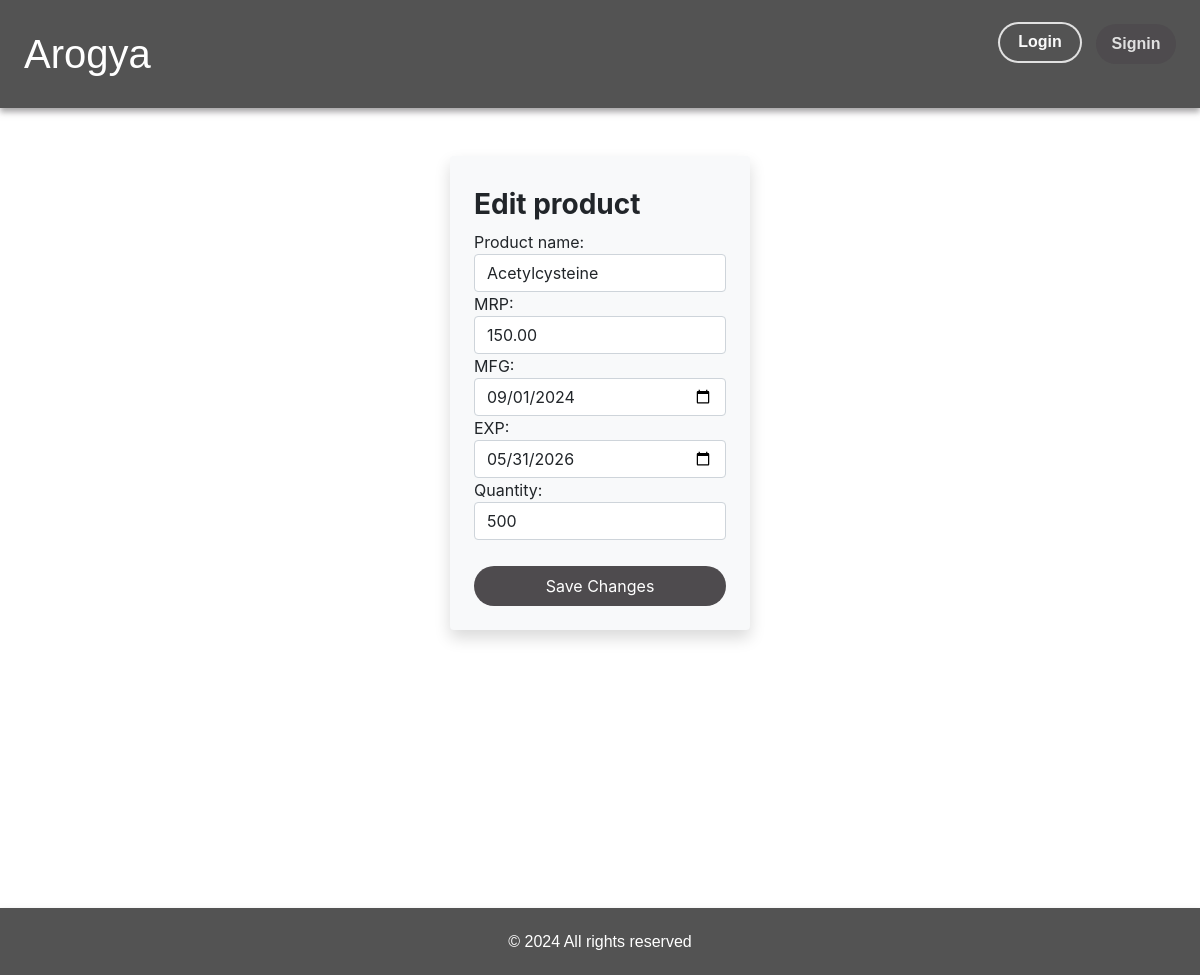
/store/edit_product/1, run on the app's committed database.
### store/models.py (models this page shows, shortened)
class Product(models.Model):
    product_id = models.AutoField(primary_key=True)
    product_name = models.CharField(max_length=100)
    mrp = models.DecimalField(max_digits=10, decimal_places=2)
    mfg = models.DateField(auto_now=False, auto_now_add=False)
    exp = models.DateField(auto_now=False, auto_now_add=False)
    qty = models.IntegerField(default=0)
    created_at = models.DateTimeField(auto_now_add=True)

### store/views.py (the view, shortened to what this page needs)
# urls.py: path('edit_product/<int:product_id>', views.edit_product, name="edit_product"),
def edit_product(request, product_id):
    product = get_object_or_404(Product, product_id=product_id)
    return render(request, 'store/edit_product.html', {'product': product})

### store/Templates/store/edit_product.html (shortened to what this page needs)
{% extends "store/base.html" %}
{% block content %}
<div class="d-flex justify-content-center align-items-start min-vh-100 pt-5">
    <form class="form bg-light p-4 rounded shadow" method="post" action="{% url 'edit_product' product.product_id %}" style="width: 300px;">
        <div class="form-group mb-3">
            <h2 class="fs-3 py-2 fw-bold">Edit product</h2>
            <label for="product_name">Product name:</label>
            <input type="text" id="product_name" name="product_name" value="{{ product.product_name }}" required class="form-control">
            <label for="mrp">MRP:</label>
            <input type="number" id="mrp" name="mrp" value="{{ product.mrp }}" required class="form-control" step="0.01" min="0">
            <label for="mfg">MFG:</label>
            <input type="date" id="mfg" name="mfg" value="{{ product.mfg|date:'Y-m-d' }}" required class="form-control">
            <label for="exp">EXP:</label>
            <input type="date" id="exp" name="exp" value="{{ product.exp|date:'Y-m-d' }}" required class="form-control">
            <label for="qty">Quantity:</label>
            <input type="number" id="qty" name="qty" value="{{ product.qty }}" required class="form-control">
        </div>
        <button class="btn btn-primary w-100" type="submit">Save Changes</button>
    </form>
</div>
{% endblock %}

### data on the page
Product: product_name "Acetylcysteine", mrp "150.00", mfg "09/01/2024", exp "05/31/2026", qty "500"
